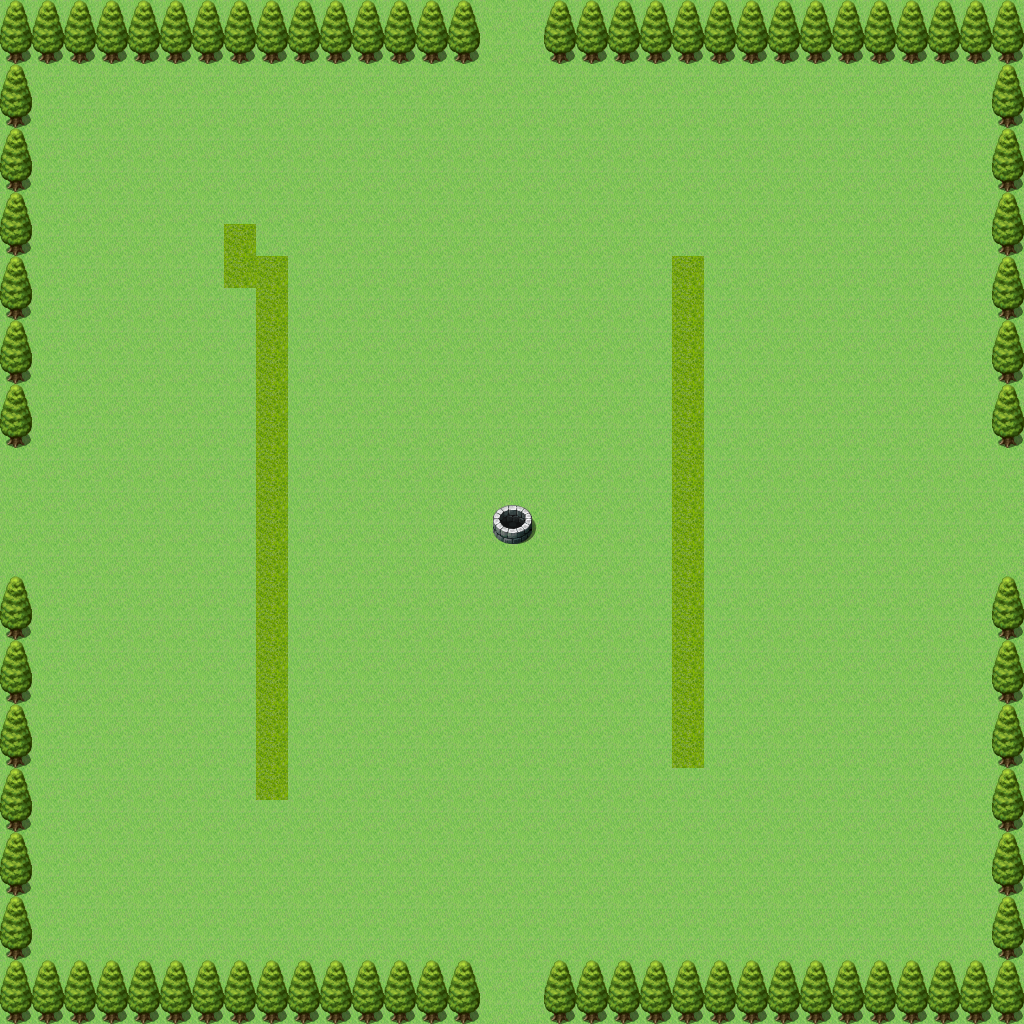

Rendered tile map (Tiled .tmx) drawn with the repository's tilesets; below, a short description and the map source with its tile grids summarised:
An orthogonal 32x32 tile map with 32x32 px tiles, 2 tile layers (Tile Layer 1, trees).

<map version="1.0" orientation="orthogonal" renderorder="right-down" width="32" height="32" tilewidth="32" tileheight="32" nextobjectid="3">
 <tileset firstgid="1" name="orthTileset" tilewidth="32" tileheight="32" tilecount="2016" columns="32">
  <image source="orthTileset.png" width="1024" height="2016" />
  <terraintypes>
   <terrain name="ground" tile="-1" />
  </terraintypes>
  <tile id="608" terrain=",0,0,0" />
  <tile id="609" terrain="0,,0,0" />
  <tile id="640" terrain="0,0,,0" />
  <tile id="641" terrain="0,0,0," />
 </tileset>
 <layer name="Tile Layer 1" width="32" height="32">
  <data>[1024 cells, 1024 non-empty, 2 distinct tile ids]</data>
 </layer>
 <layer name="trees" width="32" height="32">
  <data>[1024 cells, 172 non-empty, 6 distinct tile ids]</data>
 </layer>
</map>
